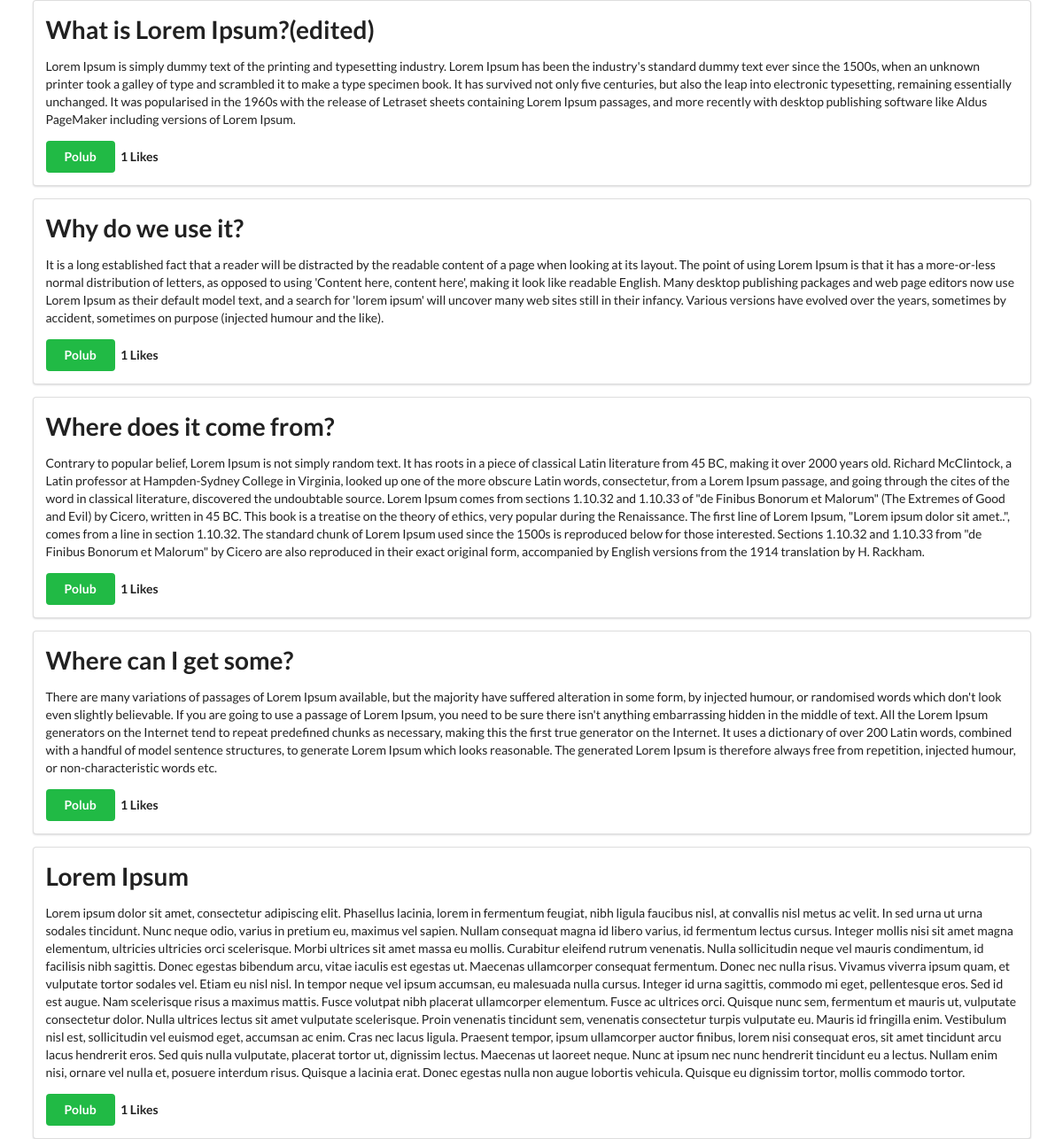
/posts/, run on the app's committed database.
### quickstart/models.py (models this page shows, shortened)
class Post(models.Model):
    title = models.CharField(max_length=150)
    body = models.TextField()
    liked = models.ManyToManyField(User, default=None, blank=True, related_name='likes')
    updated = models.DateTimeField(auto_now=True)
    created = models.DateTimeField(auto_now_add=True)
    author = models.ForeignKey(User, on_delete=models.CASCADE, related_name='author')

### quickstart/views.py (the view)
# urls.py: path('', post_view, name='post_list'),
def post_view(request):
    qs= Post.objects.all()
    user = request.user
    context = {
        'qs': qs,
        'user' : user,
    }
    return render(request, 'quickstart/main.html', context)

### quickstart/templates/quickstart/main.html (shortened to what this page needs)
{% extends 'base.html' %}
{% block content %}
    {%for obj in qs %}
        <div class='ui segment'>
            <h1>{{ obj.title }}</h1>
            <p>{{ obj.body }}</p>
                <form action="{% url 'quickstart:like_post' %}" method='POST' class='ui form'>
                    {% if user not in obj.liked.all %}
                        <button class="ui button positive" type='submit'>Polub</button>
                    {%else%}
                        <button class="ui button negative" type='submit'>Nie lubię!</button>
                    {% endif %}
                    <strong> {{ obj.liked.all.count }} Likes </strong>
                </form>
        </div>
    {% endfor %}
{% endblock content %}

### templates/base.html (shortened to what this page needs)
<!doctype html>
<html lang="en">
    <head>
        <link rel="stylesheet" type='text/css' href="https://cdnjs.cloudflare.com/ajax/libs/semantic-ui/2.2.14/semantic.min.css">
    </head>
    <body>
        <div class='ui container'>
            {% block content%}
            {% endblock content %}
    </body>
</html>

### data on the page
Post: title "What is Lorem Ipsum?(edited)", body "Lorem Ipsum is simply dummy text of the printing and typesetting industry. Lorem Ipsum has been the industry's standard dummy text ever since the 1500s, when an unknown printer took a galley of type and scrambled it to make a type specimen book. It has survived not only five centuries, but also the leap into electronic typesetting, remaining essentially unchanged. It was popularised in the 1960s with the release of Letraset sheets containing Lorem Ipsum passages, and more recently with desktop publishing software like Aldus PageMaker including versions of Lorem Ipsum.", shows "Polub", liked.all.count "1"
Post: title "Why do we use it?", body "It is a long established fact that a reader will be distracted by the readable content of a page when looking at its layout. The point of using Lorem Ipsum is that it has a more-or-less normal distribution of letters, as opposed to using 'Content here, content here', making it look like readable English. Many desktop publishing packages and web page editors now use Lorem Ipsum as their default model text, and a search for 'lorem ipsum' will uncover many web sites still in their infancy. Various versions have evolved over the years, sometimes by accident, sometimes on purpose (injected humour and the like).", shows "Polub", liked.all.count "1"
Post: title "Where does it come from?", body "Contrary to popular belief, Lorem Ipsum is not simply random text. It has roots in a piece of classical Latin literature from 45 BC, making it over 2000 years old. Richard McClintock, a Latin professor at Hampden-Sydney College in Virginia, looked up one of the more obscure Latin words, consectetur, from a Lorem Ipsum passage, and going through the cites of the word in classical literature, discovered the undoubtable source. Lorem Ipsum comes from sections 1.10.32 and 1.10.33 of \"de Finibus Bonorum et Malorum\" (The Extremes of Good and Evil) by Cicero, written in 45 BC. This book is a treatise on the theory of ethics, very popular during the Renaissance. The first line of Lorem Ipsum,…", shows "Polub", liked.all.count "1"
Post: title "Where can I get some?", body "There are many variations of passages of Lorem Ipsum available, but the majority have suffered alteration in some form, by injected humour, or randomised words which don't look even slightly believable. If you are going to use a passage of Lorem Ipsum, you need to be sure there isn't anything embarrassing hidden in the middle of text. All the Lorem Ipsum generators on the Internet tend to repeat predefined chunks as necessary, making this the first true generator on the Internet. It uses a dictionary of over 200 Latin words, combined with a handful of model sentence structures, to generate Lorem Ipsum which looks reasonable. The generated Lorem Ipsum is therefore always free from…", shows "Polub", liked.all.count "1"
Post: title "Lorem Ipsum", body "Lorem ipsum dolor sit amet, consectetur adipiscing elit. Phasellus lacinia, lorem in fermentum feugiat, nibh ligula faucibus nisl, at convallis nisl metus ac velit. In sed urna ut urna sodales tincidunt. Nunc neque odio, varius in pretium eu, maximus vel sapien. Nullam consequat magna id libero varius, id fermentum lectus cursus. Integer mollis nisi sit amet magna elementum, ultricies ultricies orci scelerisque. Morbi ultrices sit amet massa eu mollis. Curabitur eleifend rutrum venenatis. Nulla sollicitudin neque vel mauris condimentum, id facilisis nibh sagittis. Donec egestas bibendum arcu, vitae iaculis est egestas ut. Maecenas ullamcorper consequat fermentum. Donec nec nulla risus.…", shows "Polub", liked.all.count "1"
